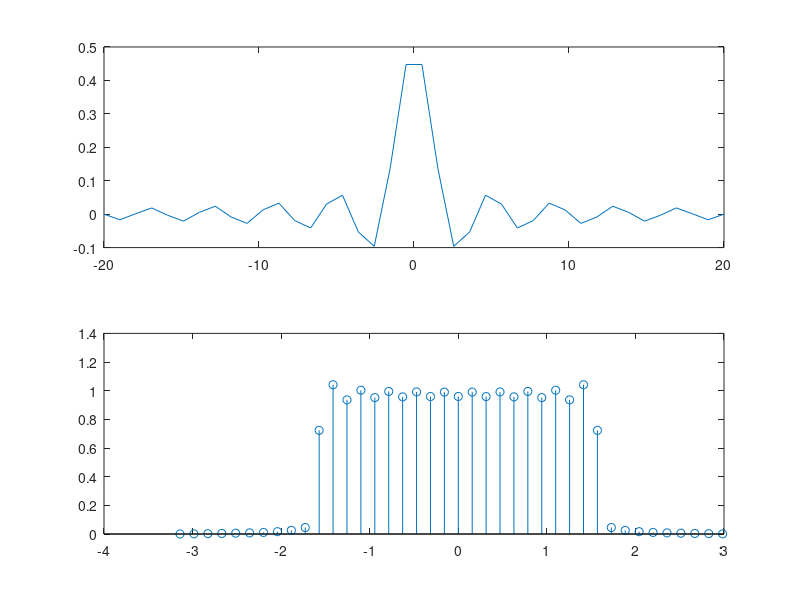

Here is the MATLAB script that generated this plot: (Note: this script raises an error after producing the figure.)
%% Ideal Filters

%% lowpass 20
N = 20;
n = linspace(-N,N,2*N);
wc = pi/2;
h1 = wc / pi * sinc(wc / pi * n);
H1 = fft(h1);
H1 = fftshift(H1);
N = 2*N;
w = fftshift((0:N-1)/N * 2 * pi);
w(1:N/2) = w(1:N/2) - 2*pi;
figure(1);
subplot(2,1,1);
plot(n, h1);
subplot(2,1,2);
stem(w,abs(H1));

%% highpass 20
N = 20;
y = dirac(n);
y(21) = 1;
wc = pi/2;
h2 = wc / pi * sinc(wc / pi * n);
H2 = fft(h2);
Y = fft(y);
H2 = Y - H2;
H2 = fftshift(H2);
figure(2);
subplot(2,1,1);
plot(n, h2);
subplot(2,1,2);
stem(w,abs(H2));

%% bandpass 20
N=20;
wo = pi/2;
wc = pi/4;
h3 = cos(wo * n).* wc / pi .* sinc(wc / pi * n);
H3 = fft(h3);
H3 = fftshift(H3);
figure(3);
subplot(2,1,1);
plot(n, h3);
subplot(2,1,2);
stem(w,abs(H3));

%% lowpass 40
N = 40;
n = linspace(-N,N,2*N);
wc = pi/2;
h1 = wc / pi * sinc(wc / pi * n);
H1 = fft(h1);
H1 = fftshift(H1);
N = 2*N;
w = fftshift((0:N-1)/N * 2 * pi);
w(1:N/2) = w(1:N/2) - 2*pi;
figure(1);
subplot(2,1,1);
plot(n, h1);
subplot(2,1,2);
stem(w,abs(H1));

%% highpass 40
y = dirac(n);
y(41) = 1;
wc = pi/2;
h2 = wc / pi * sinc(wc / pi * n);
H2 = fft(h2);
Y = fft(y);
H2 = Y - H2;
H2 = fftshift(H2);
figure(2);
subplot(2,1,1);
plot(n, h2);
subplot(2,1,2);
stem(w,abs(H2));

%% bandpass 40
wo = pi/2;
wc = pi/4;
h3 = cos(wo * n).* wc / pi .* sinc(wc / pi * n);
H3 = fft(h3);
H3 = fftshift(H3);
figure(3);
subplot(2,1,1);
plot(n, h3);
subplot(2,1,2);
stem(w,abs(H3));



%% Report Item 2
load impulseresponse.mat;
n = linspace(0,73,74);
N = 512;
w = fftshift((0:N-1)/N * 2 * pi);
w(1:N/2) = w(1:N/2) - 2*pi;
H = fft(h, 512);
H = fftshift(H);
figure(4);
plot(w, mag2db(abs(H)));


%% Report Item 3
N = 25;
w = fftshift((0:N-1)/N * 2 * pi);
w(1:12) = w(1:12) - 2*pi;
n = linspace(0,24,25);
wc = pi / 3;
M= (N-1)/2;
G = rectangularPulse(-wc,wc,w) .* exp(-1j * M * w);
G = ifftshift(G);
g = ifft(G);

window = hamming(25);
window = transpose(window);
h = window .* g;
H = fft(h,512);
H = fftshift(H);
N=512;
w = fftshift((0:N-1)/N * 2 * pi);
w(1:N/2) = w(1:N/2) - 2*pi;
figure(6);
subplot(2,1,1);
plot(n,h);
subplot(2,1,2);
plot(w, mag2db(abs(H)));

%% Report Item 4
f = [.3, .36];
a = [1,0];
rp = 2;
rs = 50;
fs = 2;
dev = [(10^(rp/20)-1)/(10^(rp/20)+1)  10^(-rs/20)]; 
[n, fo, mo, w] = firpmord(f, a, dev, fs);
b = firpm(n, fo, mo, w);
freqz(b,1);
title('Low Pass filter with freqz');
figure;
impz(b);

%% Report Item 5
[y, Fs] = audioread('sound1.wav');
%sound(y, Fs);
% y has 650000 samples and 44100 HZ sampling frequency so divide to get
% 14.639 seconds
s = spectrogram(y);
spectrogram(y, 'yaxis');
f = [.45, .55];
a = [1,0];
rp = 2;
rs = 50;
fs = 2;
dev = [(10^(rp/20)-1)/(10^(rp/20)+1)  10^(-rs/20)]; 
[n, fo, mo, w] = firpmord(f, a, dev, Fs);
b = firpm(n, fo, mo, w);
ynew = filter(b,1,y);
sound(ynew, Fs);
s2 = spectrogram(ynew);
figure;
spectrogram(ynew, 'yaxis');

%% Report Item 6
[y, Fs] = audioread('sound2.wav');
%sound(y,Fs);
Y2 = fft(y);
x = linspace(0,length(y), length(y));
figure;
plot(x, abs(Y2));
%[s,w,t] = spectrogram(y,hamming(4096),2048,4096);
s = spectrogram(y);
figure;
%imagesc(t,w,log(abs(s)));
spectrogram(y, 'yaxis');
f = [.25, .3];
a = [1,0];
rp = 2;
rs = 50;
fs = 2;
dev = [(10^(rp/20)-1)/(10^(rp/20)+1)  10^(-rs/20)]; 
[n, fo, mo, w] = firpmord(f, a, dev, fs);
b = firpm(n, fo, mo, w)
ynew = filter(b,1,y);
sound(ynew, Fs);
figure;
spectrogram(ynew, 'yaxis');